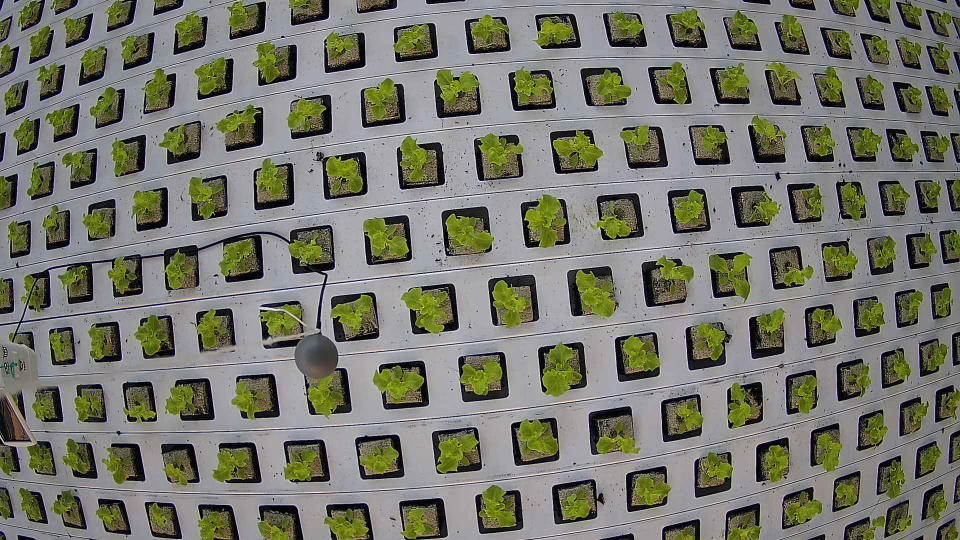
#> input picture img/origin1.png, 1920 x 1080 px (shown at 1/2 size)
$ python main.py   (older library calls are emulated)
#> lines starting #> are read from the running program, lines starting #| are printed output that depends on the picture; after the words box and inside, x2 and y2 are one past the last pixel; in counts of white or black regions, pixels touching at a corner belong together
### color_based_segmentation.py
import cv2
import numpy as np
"""
fname_img1 = 'img/origin1.png'
fname_img2 = 'img/origin2.png'

f0202 = 'C:/Users/kmw26/Downloads/rgb/2022.02.02_0955.png'
f0206 = 'C:/Users/kmw26/Downloads/rgb/2022.02.06_1240.png'
f0210 = 'C:/Users/kmw26/Downloads/rgb/2022.02.10_0805.png'
f0211 = 'C:/Users/kmw26/Downloads/rgb/2022.02.11_1540.png'
f0214 = 'C:/Users/kmw26/Downloads/rgb/2022.02.14_1240.png'
f0214_1 = 'C:/Users/kmw26/Downloads/rgb/2022.02.14_1150.png'
"""

def get_mask(img_dir):
#> called with img_dir = 'img/origin1.png'
    contour_list = []

    img = cv2.imread(img_dir, cv2.IMREAD_COLOR)
#> img is the input picture: shape (1080, 1920, 3); mean B, G, R 107.4, 119.4, 118.7
    img = cv2.resize(img, dsize=(1280, 720), interpolation=cv2.INTER_AREA)
#> img: shape (720, 1280, 3)

    hsv = cv2.cvtColor(img, cv2.COLOR_BGR2HSV) # hsv convert
#> hsv: shape (720, 1280, 3); mean H, S, V 80, 61.7, 124.4

    #cv2.imshow("hsv", hsv)

    h, s, v = cv2.split(hsv) # chnnel split
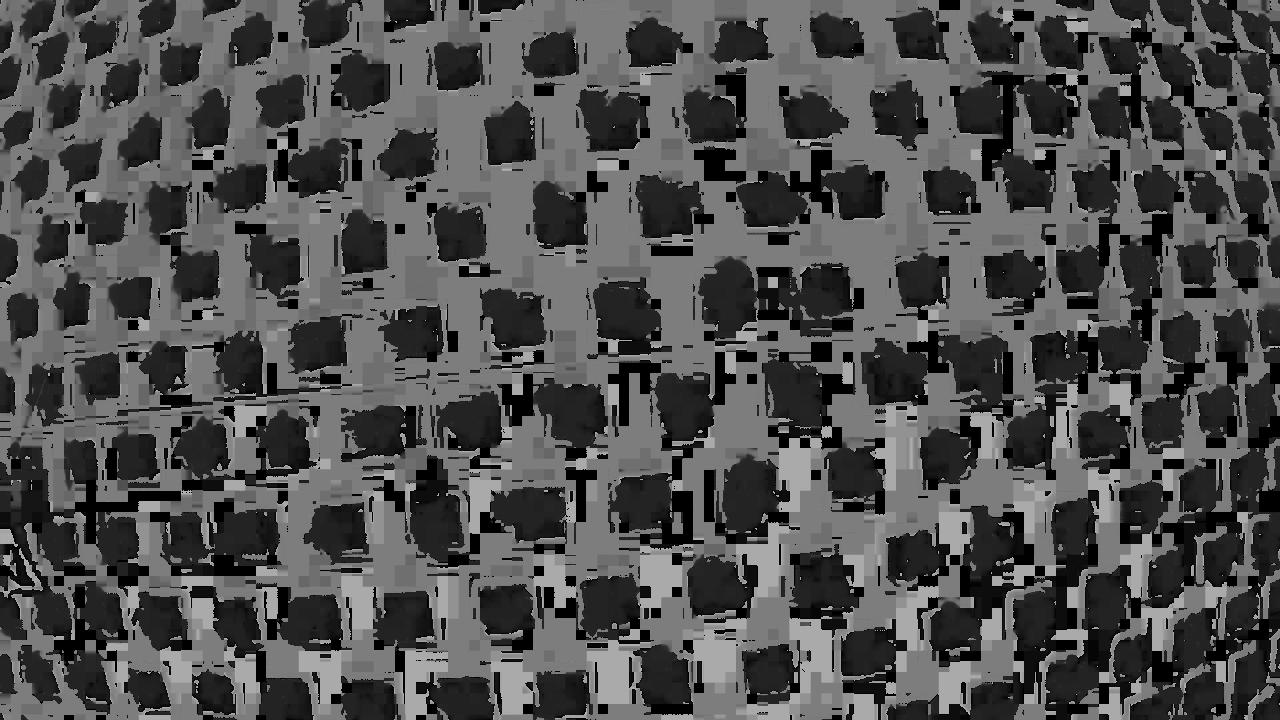
#> h: shape (720, 1280); min 0, max 179, mean 80

    h = cv2.inRange(h, 30, 100)
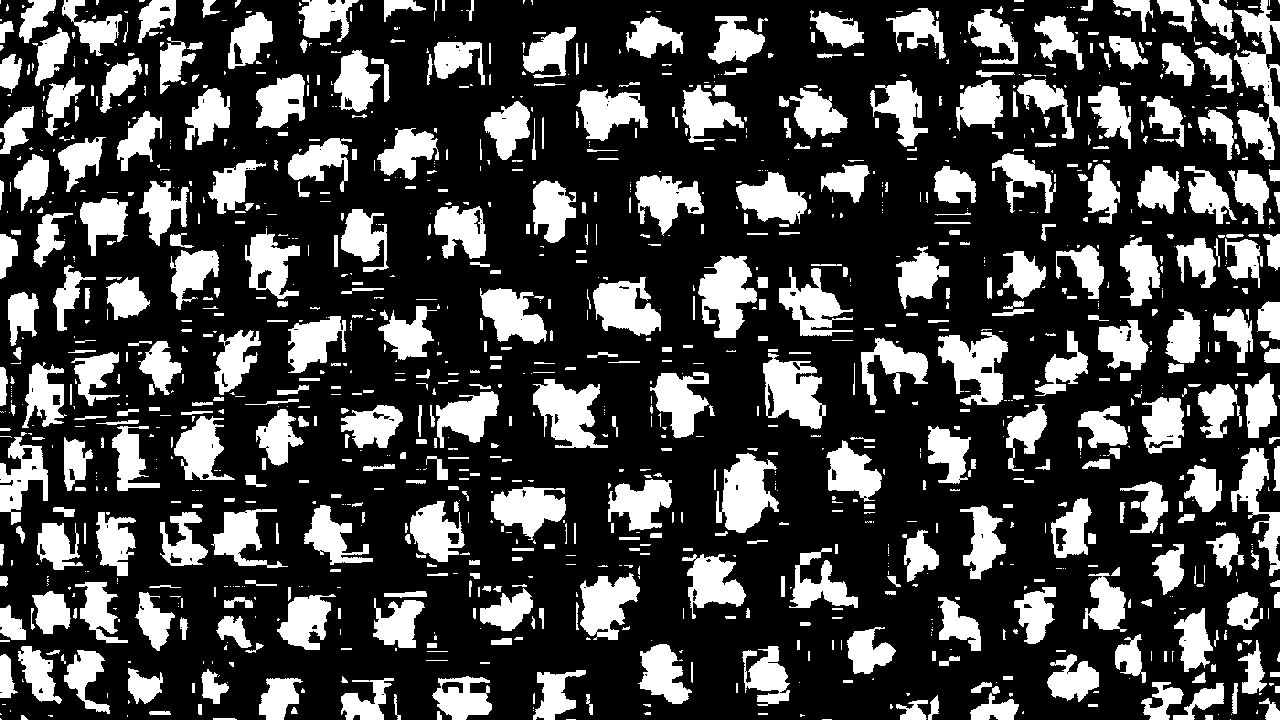
#> h: shape (720, 1280); 27.4% white; 1256 white regions (623 under 20 px), largest, box (x1, y1, x2, y2) and area: (1234, 0, 1280, 160) 3345, (716, 453, 779, 533) 3023, (698, 256, 757, 338) 2946
    s = cv2.inRange(s, 60, 255)
#> s: shape (720, 1280); 33.5% white; 1090 white regions (871 under 20 px), largest, box (x1, y1, x2, y2) and area: (28, 300, 446, 416) 12528, (535, 379, 611, 445) 3540, (497, 481, 572, 546) 3422
    v = cv2.inRange(v, 30, 255)
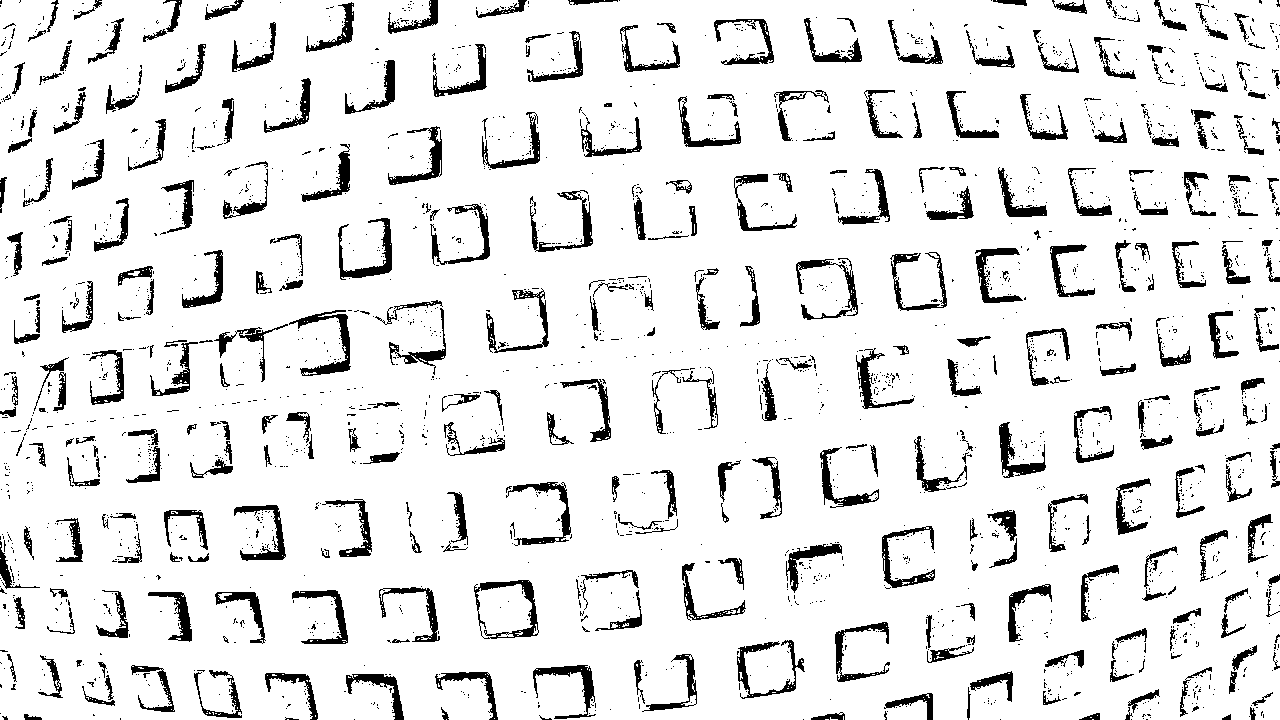
#> v: shape (720, 1280); 90.2% white; 2382 black regions (2023 under 20 px), largest, box (x1, y1, x2, y2) and area: (289, 310, 351, 376) 1019, (474, 580, 539, 639) 946, (338, 218, 392, 280) 938

    #cv2.imshow("h", h)
    #cv2.imshow("s", s)
    #cv2.imshow("v", v)

    hsv_mask = cv2.bitwise_and(h, s) # hsv mask making
#> hsv_mask: shape (720, 1280); 19.3% white; 1040 white regions (758 under 20 px), largest, box (x1, y1, x2, y2) and area: (722, 456, 779, 530) 2616, (699, 260, 757, 331) 2472, (535, 384, 598, 445) 2449
    hsv_mask = cv2.bitwise_and(hsv_mask, v)
#> hsv_mask: shape (720, 1280); 17.6% white; 904 white regions (714 under 20 px), largest, box (x1, y1, x2, y2) and area: (723, 456, 777, 530) 2476, (535, 384, 598, 445) 2321, (699, 260, 756, 331) 2314

    h,w = img.shape[0:2]
#> h = 720; w = 1280
    cv2.rectangle(hsv_mask, (0,0), (w-1, h-1), (0,0,0), 1) # contour 생성시 non-close contour 생성 방지
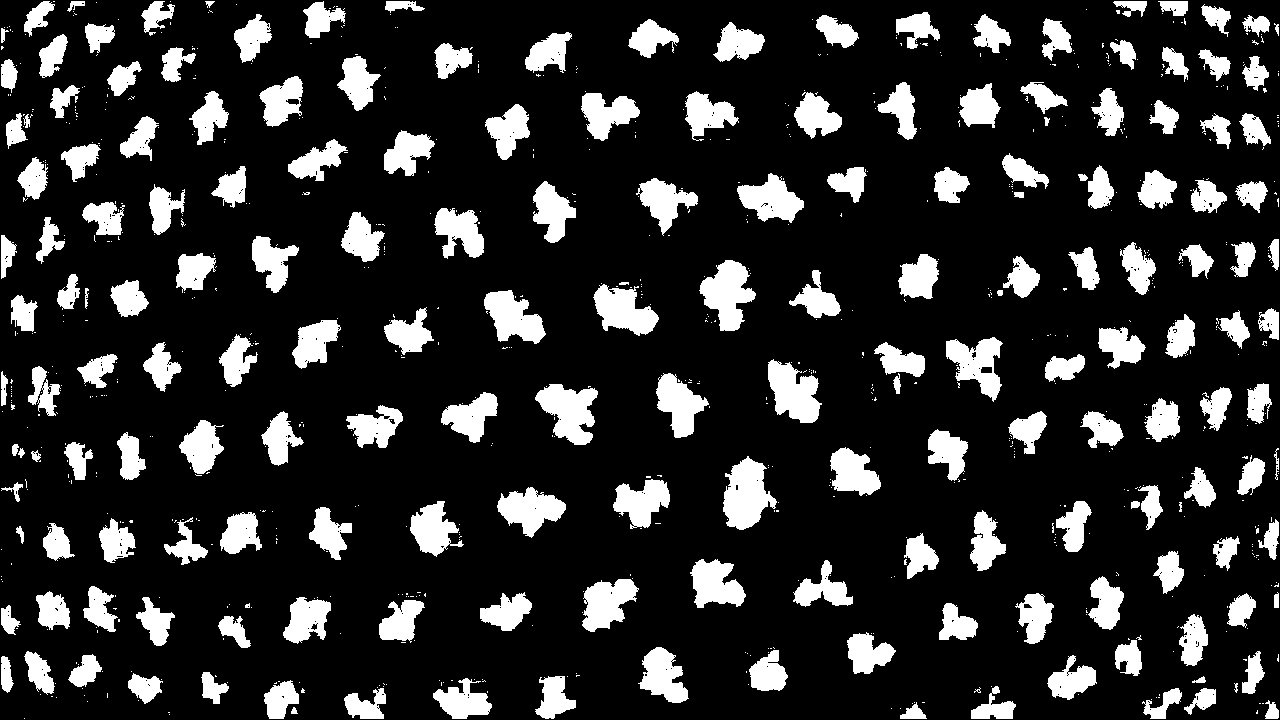
#> hsv_mask: shape (720, 1280); 17.6% white; 894 white regions (706 under 20 px), largest, box (x1, y1, x2, y2) and area: (723, 456, 777, 530) 2476, (535, 384, 598, 445) 2321, (699, 260, 756, 331) 2314

    #cv2.imshow("hsv_mask", hsv_mask)

    hsv_mask_result = cv2.bitwise_and(hsv, hsv, mask = hsv_mask)
#> hsv_mask_result: shape (720, 1280, 3); mean H, S, V 6.1, 30.4, 19.3

    rgb = cv2.cvtColor(hsv_mask_result, cv2.COLOR_HSV2BGR)
    #cv2.imshow("rgb", rgb)
    gray = cv2.cvtColor(hsv_mask_result, cv2.COLOR_BGR2GRAY)
    #cv2.imshow("gray", gray)
    thr1 = cv2.adaptiveThreshold(gray, 255, cv2.ADAPTIVE_THRESH_GAUSSIAN_C, cv2.THRESH_BINARY, 11, 2)
#> thr1: shape (720, 1280); 84.2% white; 2530 black regions (1977 under 20 px), largest, box (x1, y1, x2, y2) and area: (160, 507, 268, 569) 1655, (480, 286, 550, 353) 1234, (1139, 673, 1220, 720) 1202
    #cv2.imshow("thr1", thr1)
    blur = cv2.medianBlur(thr1, 7)
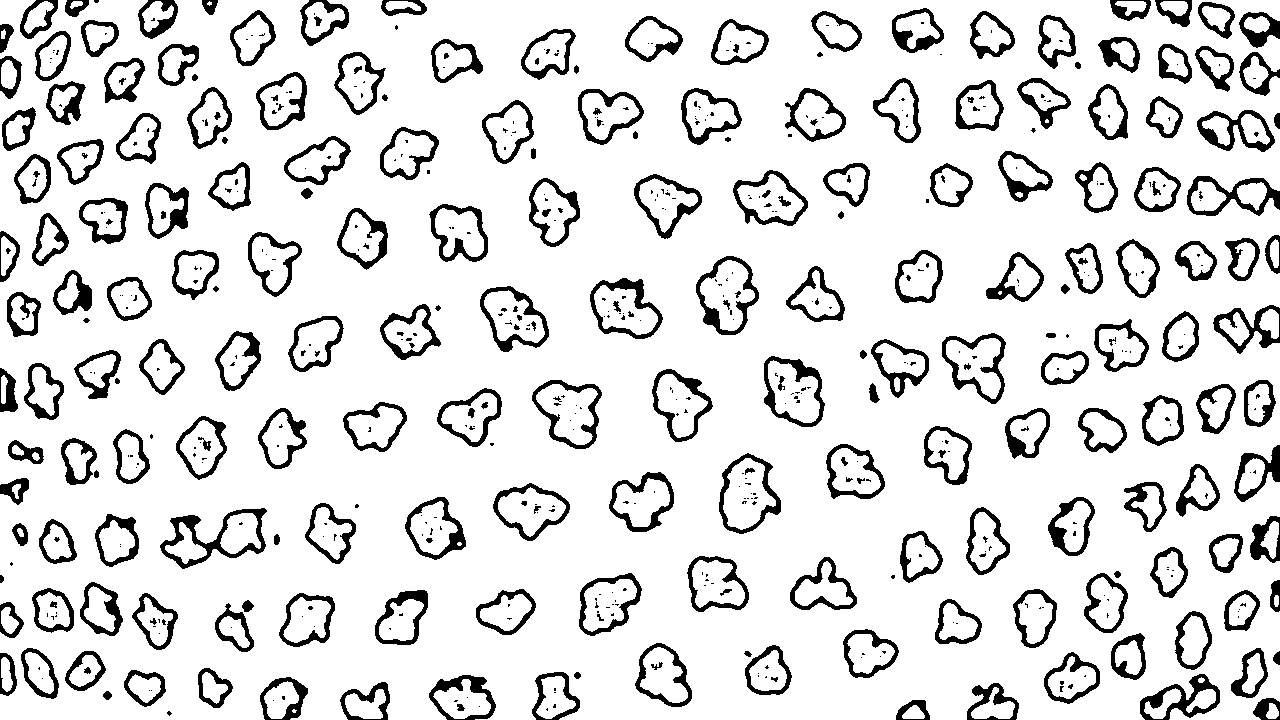
#> blur: shape (720, 1280); 86.7% white; 622 black regions (372 under 20 px), largest, box (x1, y1, x2, y2) and area: (160, 508, 267, 569) 1671, (1140, 674, 1220, 720) 1263, (1187, 176, 1280, 216) 1207
    #cv2.imshow("blur", blur)
    blur = cv2.bitwise_not(blur)
#> blur: shape (720, 1280); 13.3% white; 622 white regions (372 under 20 px)
    #cv2.imshow("not", blur)
    kernel = np.ones((7,7),np.uint8)
    #blur = cv2.dilate(blur,kernel,iterations = 1)

    _, contours, hierarchy = cv2.findContours(blur, cv2.RETR_EXTERNAL, cv2.CHAIN_APPROX_SIMPLE)
#> contours = 209 contours, 21 with area under 20; largest, box (x1, y1, x2, y2) and area: (160, 508, 267, 569) 3404, (719, 453, 781, 534) 3398, (696, 256, 759, 335) 3350, (532, 380, 602, 449) 3269, (764, 356, 825, 427) 3225

    cnt_index = 0

    for cnt in contours:
        area = cv2.contourArea(cnt)
        if area < 50:
            continue
        #cv2.drawContours(img, [cnt], 0, (0, 0, 255), 2)  # blue
        contour_list.append(cnt)
        #cv2.putText(img, str(cnt_index), (cnt[0][0][0], cnt[0][0][1]+30), cv2.FONT_HERSHEY_SIMPLEX, 0.5, (0,0,255))
        cnt_index += 1
#> this loop made 209 passes
#> area on passes 2 to 4: 485.5, 448.5, 46
#> after the loop, cnt_index = 171; contour_list = 171 contours; largest, box (x1, y1, x2, y2) and area: (160, 508, 267, 569) 3404, (719, 453, 781, 534) 3398, (696, 256, 759, 335) 3350, (532, 380, 602, 449) 3269, (764, 356, 825, 427) 3225


    # [9 lines of commented-out code are left out]

    return contour_list

### main.py
from color_based_segmentation import get_mask

var = get_mask('img/origin1.png')
#> var has the same summary as contour_list in get_mask
print(var)
#> (printed output is left out)

$ run again, with img/origin2.png copied over img/origin1.png
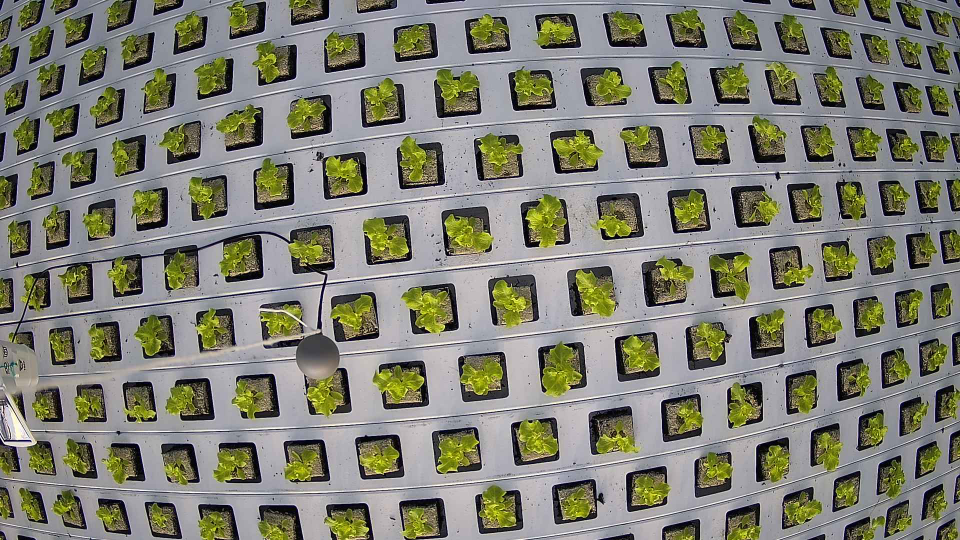
#> input picture img/origin2.png, 1920 x 1080 px (shown at 1/2 size)
#> in get_mask, img is the input picture: shape (1080, 1920, 3); mean B, G, R 115.6, 128.3, 128.1
#> img: shape (720, 1280, 3)
#> hsv: shape (720, 1280, 3); mean H, S, V 84.8, 62.2, 134.4
#> in get_mask, `h = cv2.inRange(h, 30, 100)`:
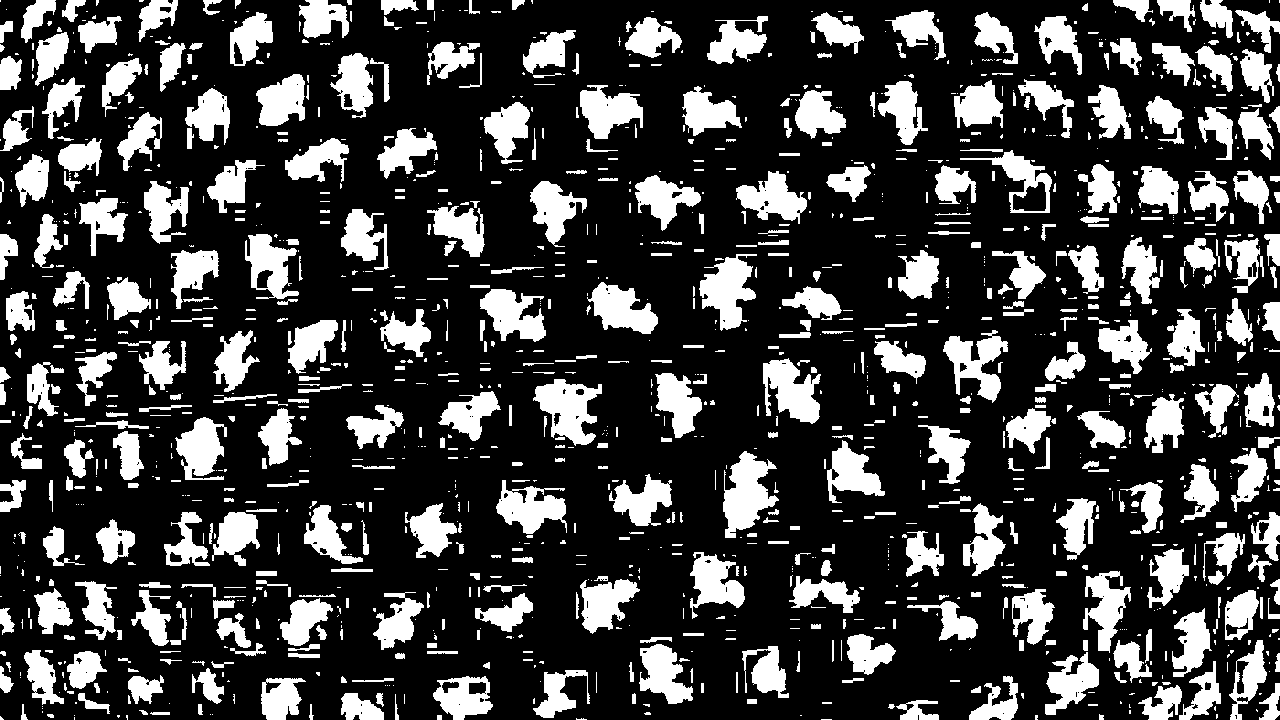
#> h: shape (720, 1280); 24.7% white; 1401 white regions (712 under 20 px), largest, box (x1, y1, x2, y2) and area: (723, 451, 779, 538) 2702, (533, 379, 602, 446) 2523, (699, 254, 757, 331) 2456
#> hsv_mask_result: shape (720, 1280, 3); mean H, S, V 5.5, 29.5, 20.3
#> thr1: shape (720, 1280); 84% white; 2679 black regions (2070 under 20 px), largest, box (x1, y1, x2, y2) and area: (942, 334, 1007, 406) 1324, (530, 380, 602, 449) 1226, (764, 356, 824, 427) 1168
#> in get_mask, `blur = cv2.medianBlur(thr1, 7)`:
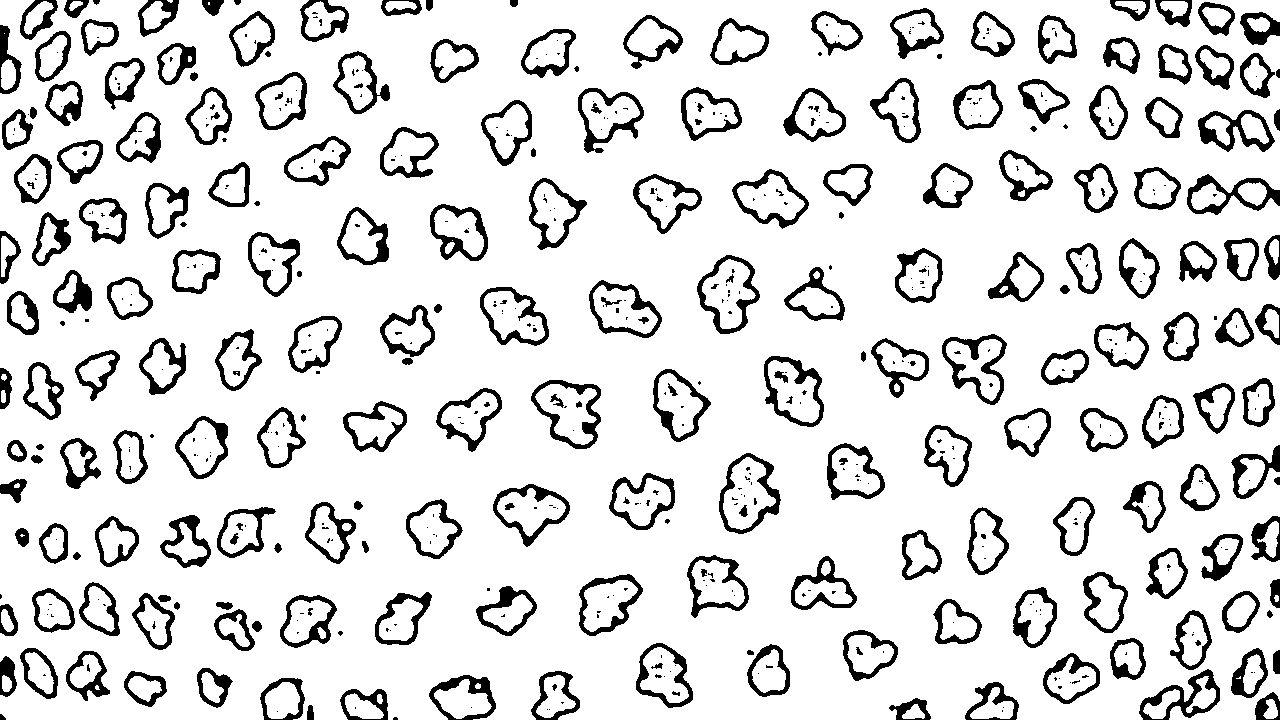
#> blur: shape (720, 1280); 86.5% white; 597 black regions (350 under 20 px), largest, box (x1, y1, x2, y2) and area: (942, 334, 1007, 405) 1304, (1139, 669, 1220, 720) 1229, (531, 380, 601, 449) 1217
#> contours = 221 contours, 27 with area under 20; largest, box (x1, y1, x2, y2) and area: (719, 453, 781, 534) 3377, (531, 380, 601, 449) 3291, (697, 255, 760, 334) 3178, (764, 356, 824, 427) 3049, (942, 334, 1007, 405) 2862
#> the loop in get_mask, `for cnt in contours:` made 221 passes
#> area on passes 3 to 5: 71, 562, 519.5
#> after the loop in get_mask, `for cnt in contours:`: cnt_index = 177; contour_list = 177 contours; largest, box (x1, y1, x2, y2) and area: (719, 453, 781, 534) 3377, (531, 380, 601, 449) 3291, (697, 255, 760, 334) 3178, (764, 356, 824, 427) 3049, (942, 334, 1007, 405) 2862
#> var has the same summary as contour_list in get_mask
#> (printed output is left out)
